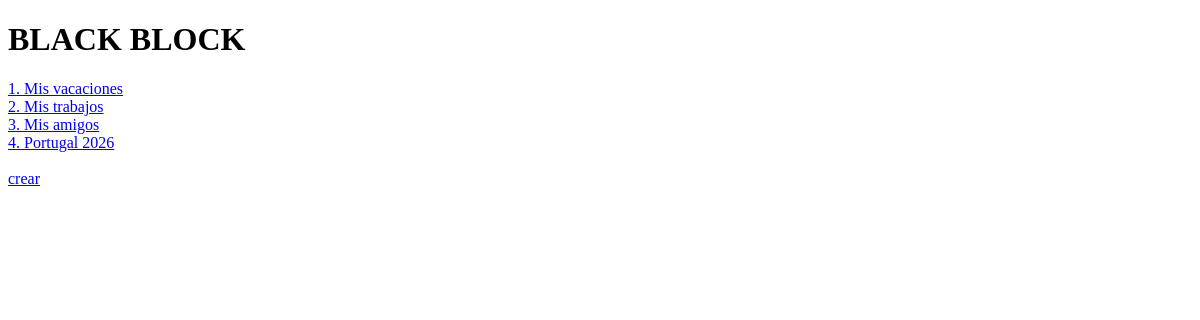
Before: / with the older database file.
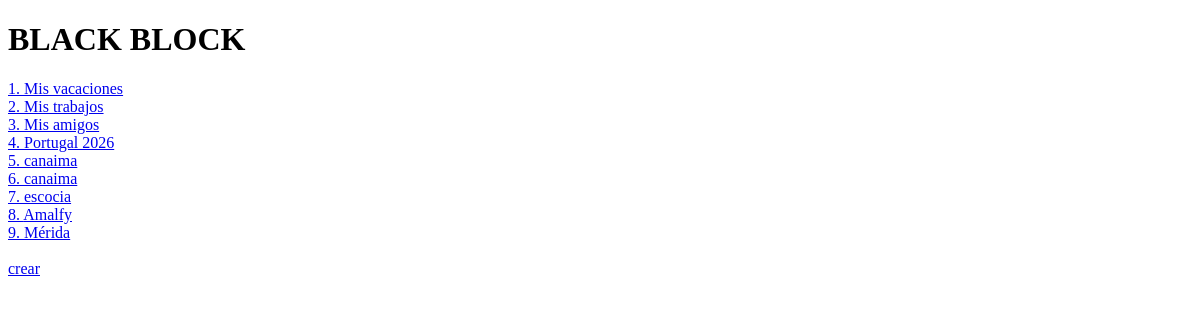
After: the same page with the newer database file.
### post/models.py (models this page shows, shortened)
class Post(models.Model):
    titulo = models.CharField(max_length=40)
    descripcion = models.TextField()
    autor = models.ForeignKey("auth.User", on_delete = models.CASCADE, blank = True)

### post/views.py (the view)
# urls.py: path("",HomePageView.as_view(), name = "home"),
class HomePageView(ListView):
    model = Post
    template_name = "home.html"

### templates/home.html (shortened to what this page needs)
<!DOCTYPE html>
<html lang="en">
<head>
</head>
<body>
    <h1>BLACK BLOCK</h1>
    {% for objects in post_list %}
        <a href = "{% url 'detail' objects.pk %}"> {{objects.pk}}.  {{objects.titulo}} </a>
        <br>
    {% endfor %}
    <br>
    <a href = "{% url 'create' %}"> crear </a>
</body>
</html>

Changed rows visible on the page:
added Post: pk "5", titulo "canaima"
added Post: pk "6", titulo "canaima"
added Post: pk "7", titulo "escocia"
added Post: pk "8", titulo "Amalfy"
added Post: pk "9", titulo "Mérida"
